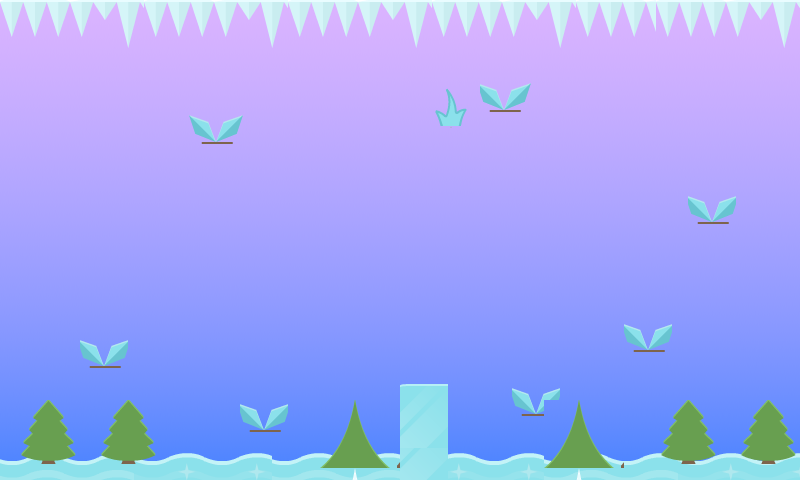

Rendered tile map (Tiled .tmx) drawn with the repository's tilesets; below, a short description and the map source with its tile grids summarised:
An orthogonal 50x30 tile map with 16x16 px tiles, 4 tile layers (Tile Layer 1, Tile Layer 2, Tile Layer 3, Tile Layer 4), 2 tilesets and 52 objects (34x fixture, 18x object).

<map version="1.0" orientation="orthogonal" renderorder="right-down" width="50" height="30" tilewidth="16" tileheight="16" nextobjectid="98">
 <tileset firstgid="1" name="sheet" tilewidth="16" tileheight="16">
  <image source="../assets/sheet.png" width="980" height="490" />
 </tileset>
 <tileset firstgid="1831" name="sno" tilewidth="16" tileheight="16">
  <image source="../assets/sno.png" width="640" height="480" />
 </tileset>
 <layer name="Tile Layer 1" width="50" height="30">
  <data>[1500 cells, 1500 non-empty, 1160 distinct tile ids]</data>
 </layer>
 <layer name="Tile Layer 2" width="50" height="30">
  <data>[1500 cells, 250 non-empty, 61 distinct tile ids]</data>
 </layer>
 <layer name="Tile Layer 3" width="50" height="30">
  <data>[1500 cells, 18 non-empty, 12 distinct tile ids]</data>
 </layer>
 <layer name="Tile Layer 4" width="50" height="30">
  <data>[1500 cells, 170 non-empty, 60 distinct tile ids]</data>
 </layer>
 <objectgroup name="Object Layer 1">
  <object id="8" name="line2" type="object" x="0" y="76">
   <properties>
    <property name="isSensor" value="true" />
    <property name="userData" value="line2" />
   </properties>
   <polyline points="0,0 196,-56 490.667,-70.6667 746.667,-49.3333 798.667,2.66667" />
  </object>
  <object id="9" name="line1" type="object" x="801" y="266">
   <properties>
    <property name="isSensor" value="true" />
    <property name="userData" value="line1" />
   </properties>
   <polyline points="0,0 -623,25 -796,-50" />
  </object>
  <object id="10" name="middleSlingshot1" type="object" x="408" y="298" width="13" height="10">
   <properties>
    <property name="isSensor" value="true" />
    <property name="userData" value="middleSlingshot1" />
   </properties>
  </object>
  <object id="11" name="slingshot" type="object" x="401.5" y="288" width="46" height="96">
   <properties>
    <property name="groupIndex" value="-1" />
    <property name="userData" value="sling" />
   </properties>
  </object>
  <object id="12" name="middleSlingshot2" type="object" x="439.5" y="298" width="13" height="10">
   <properties>
    <property name="isSensor" value="true" />
    <property name="userData" value="middleSlingshot2" />
   </properties>
  </object>
  <object id="13" name="middleBall" type="object" x="425.591" y="295.303" width="10" height="9">
   <properties>
    <property name="isSensor" value="true" />
    <property name="userData" value="middleBall" />
   </properties>
  </object>
  <object id="43" name="opposite1" type="object" x="-0.66671" y="98.7912" width="16" height="9.33333">
   <properties>
    <property name="isSensor" value="true" />
    <property name="userData" value="opposite1" />
   </properties>
  </object>
  <object id="44" name="opposite3" type="object" x="70" y="4.54211" width="10.6667" height="8">
   <properties>
    <property name="isSensor" value="true" />
    <property name="userData" value="opposite3" />
   </properties>
  </object>
  <object id="45" name="opposite2" type="object" x="4.33323" y="3.87543" width="16" height="9.33333">
   <properties>
    <property name="isSensor" value="true" />
    <property name="userData" value="opposite2" />
   </properties>
  </object>
  <object id="46" name="position3" type="object" x="788.187" y="29.3541" width="10.6667" height="12">
   <properties>
    <property name="isSensor" value="true" />
    <property name="userData" value="position3" />
   </properties>
  </object>
  <object id="47" name="position2" type="object" x="764.147" y="0.64588" width="14.6667" height="8">
   <properties>
    <property name="isSensor" value="true" />
    <property name="userData" value="position2" />
   </properties>
  </object>
  <object id="48" name="position1" type="object" x="712.646" y="1.64588" width="18.6667" height="12">
   <properties>
    <property name="isSensor" value="true" />
    <property name="userData" value="position1" />
   </properties>
  </object>
  <object id="49" name="ground" type="object" x="1" y="461" width="797" height="17">
   <properties>
    <property name="userData" value="ground" />
   </properties>
  </object>
  <object id="52" name="ptiche" type="object" x="85" y="326.333" width="36" height="23.3333">
   <properties>
    <property name="isSensor" value="true" />
    <property name="userData" value="qice" />
   </properties>
  </object>
  <object id="53" name="egg1point1" type="fixture" x="226.5" y="57.5" width="11" height="11">
   <properties>
    <property name="body" value="ptiche" />
    <property name="isSensor" value="true" />
    <property name="userData" value="egg1point1" />
   </properties>
   <ellipse />
  </object>
  <object id="54" name="egg1point1" type="fixture" x="141.5" y="299.5" width="11" height="11">
   <properties>
    <property name="body" value="ptiche" />
    <property name="isSensor" value="true" />
    <property name="userData" value="egg1point1" />
   </properties>
   <ellipse />
  </object>
  <object id="55" name="egg1point1" type="fixture" x="62.5" y="299.5" width="11" height="11">
   <properties>
    <property name="body" value="ptiche" />
    <property name="isSensor" value="true" />
    <property name="userData" value="egg1point1" />
   </properties>
   <ellipse />
  </object>
  <object id="56" name="egg1point1" type="fixture" x="51.5" y="247.5" width="11" height="11">
   <properties>
    <property name="body" value="ptiche" />
    <property name="isSensor" value="true" />
    <property name="userData" value="egg1point1" />
   </properties>
   <ellipse />
  </object>
  <object id="57" name="egg1point1" type="fixture" x="29.5" y="86.5" width="11" height="11">
   <properties>
    <property name="body" value="ptiche" />
    <property name="isSensor" value="true" />
    <property name="userData" value="egg1point1" />
   </properties>
   <ellipse />
  </object>
  <object id="58" name="egg1point1" type="fixture" x="273.5" y="72.5" width="11" height="11">
   <properties>
    <property name="body" value="ptiche" />
    <property name="isSensor" value="true" />
    <property name="userData" value="egg1point1" />
   </properties>
   <ellipse />
  </object>
  <object id="66" name="ptiche2" type="object" x="245" y="388.333" width="36" height="23.3333">
   <properties>
    <property name="isSensor" value="true" />
    <property name="userData" value="qice" />
   </properties>
  </object>
  <object id="67" name="egg1point1" type="fixture" x="355.5" y="64.5" width="11" height="11">
   <properties>
    <property name="body" value="ptiche2" />
    <property name="isSensor" value="true" />
    <property name="userData" value="egg1point1" />
   </properties>
   <ellipse />
  </object>
  <object id="68" name="egg1point1" type="fixture" x="289.5" y="358.5" width="11" height="11">
   <properties>
    <property name="body" value="ptiche2" />
    <property name="isSensor" value="true" />
    <property name="userData" value="egg1point1" />
   </properties>
   <ellipse />
  </object>
  <object id="69" name="egg1point1" type="fixture" x="221.5" y="362.5" width="11" height="11">
   <properties>
    <property name="body" value="ptiche2" />
    <property name="isSensor" value="true" />
    <property name="userData" value="egg1point1" />
   </properties>
   <ellipse />
  </object>
  <object id="70" name="egg1point1" type="fixture" x="200.5" y="302.5" width="11" height="11">
   <properties>
    <property name="body" value="ptiche2" />
    <property name="isSensor" value="true" />
    <property name="userData" value="egg1point1" />
   </properties>
   <ellipse />
  </object>
  </objectgroup>
</map>
<!-- 27 of 52 objects omitted -->
